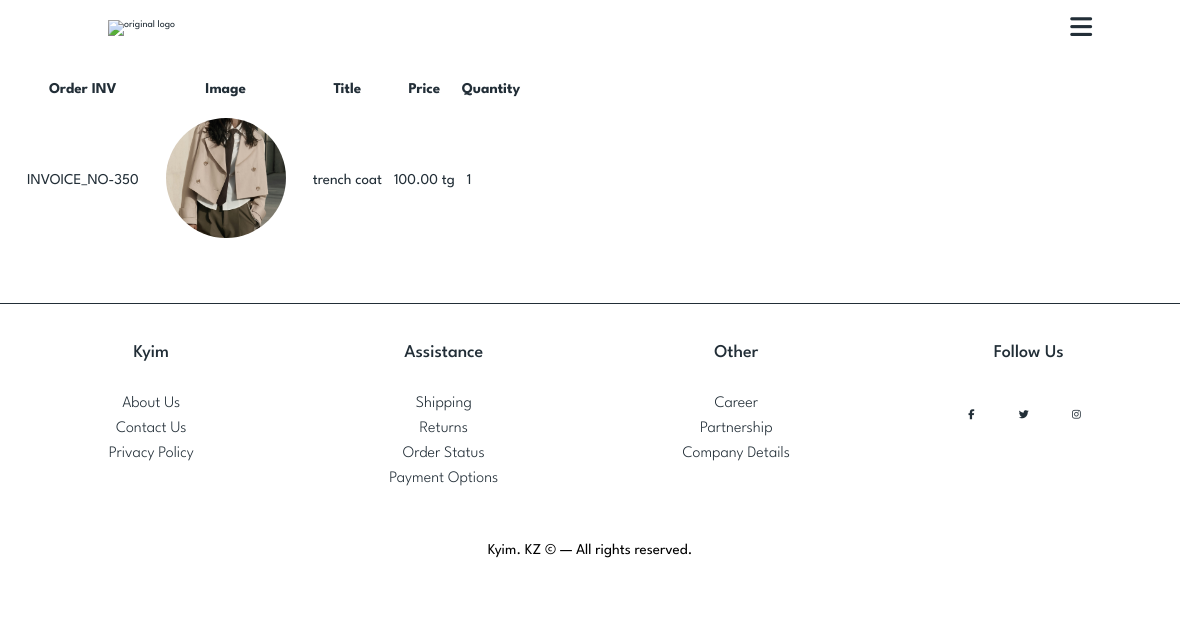
Page /dashboard/order/143/ (signed in) on the committed database.
### core/models.py (models this page shows, shortened)
class CartOrderItems(models.Model):
    order = models.ForeignKey(CartOrder, on_delete=models. CASCADE)
    invoice_no = models.CharField(max_length=200)
    product_status = models.CharField(max_length=200)
    item = models.CharField(max_length=200)
    image = models.ImageField(upload_to=user_directory_path)
    quantity = models.IntegerField(default=0)
    size = models.CharField(max_length=20, blank=True, null=True)
    price = models.DecimalField(max_digits=12, decimal_places=2, default="0.00")
    total = models.DecimalField(max_digits=12, decimal_places=2, default="0.00")
    class Meta:
        verbose_name_plural = "Cart Order Items"

### core/views.py (the view)
# urls.py: path('dashboard/order/<int:id>/', order_detail, name="order-detail"),
def order_detail(request, id):
    order = CartOrder.objects.get(user=request.user, id=id)
    order_items = CartOrderItems.objects.filter(order=order)
    context = {
        "order_items": order_items,
    }
    return render(request, 'core/order-detail.html', context)

### core/context_processor.py (called while the page is built)
def default(request):
    categories = Category.objects.all()
    vendors = Vendor.objects.all()
    min_to_max_price = Product.objects.aggregate(Min("price"), Max("price"))
    return {
        'categories': categories,
        'vendors': vendors,
        'min_to_max_price': min_to_max_price,
    }

### templates/core/order-detail.html (shortened to what this page needs)
{% extends 'partials/base.html' %}
{% load static %}
{% block content %}
<!DOCTYPE html>
<html data-theme="light">
<head>
  <link rel="stylesheet" href="{% static 'assets/css/dashboard.css' %}">
</head>
<body>
      <div class="containerpkalvjn">
        <section class="mainalkdcfna">
            <div>
                <table>
                    <thead>
                      <tr>
                        <th class="country_name-cell">Order INV</th>
                        <th class="country_name-cell">Image</th>
                        <th class="country_name-cell">Title</th>
                        <th class="country_name-cell">Price</th>
                        <th class="country_name-cell">Quantity</th>
                    </thead>
                    <tbody>
                        {% for o in order_items %}
                        <tr class="firstRow">
                            <td class="country_name-cell">INVOICE_NO-{{o.id}}</td>
                            <td class="country_name-cell">
                              <img src="{{o.image}}" class="imgpic">
                            </td>
                            <td class="country_name-cell">{{o.item}}</td>
                            <td class="country_name-cell">{{o.price}} tg</td>
                            <td class="country_name-cell">{{o.quantity}}</td>
                        </tr>
                        {% endfor %}
                    </tbody>
                </table>
            </div>
    {% endblock%}

### static/assets/css/base.css (style rules this page uses)
:root { --primary-font: "League Spartan", sans-serif; --hover-color: rgb(211, 211, 211); --grid-unit: 1rem; --border-radius-base: 0.5rem; }
[data-theme="light"] { --color-bg: #ffffff; --color-fg: #000000; --primary-color: #222e37; }
body { background-color: var(--color-bg); color: var(--color-fg); }
* { font-family: var(--primary-font); margin: 0; padding: 0; box-sizing: border-box; text-decoration: none; transition: .8s linear; }
html { font-size: 62.5%; }

### static/assets/css/dashboard.css (style rules this page uses)
:root { --primary-color: #222e37; --primary-font: "League Spartan", sans-serif; --background-header-navbar: #ffffff; --hover-color: rgb(211, 211, 211); }
[data-theme="light"] { --color-bg: #ffffff; --color-fg: #000000; --primary-color: #222e37; }
* { font-family: var(--primary-font); margin: 0; padding: 0; box-sizing: border-box; text-decoration: none; transition: .8s linear; }
.imgpic { width: 100%; width: 150px; height: 150px; padding: 15px; object-fit: cover; border-radius: 50%; }
table { margin: 20px; }
td, tr { padding: 5px; color: var(--primary-color); font-size: 1.5rem; }
td, a { color: var(--primary-color); }
.containerpkalvjn { margin: 80px 20px 20px 0; }

### rows in the picture
CartOrderItems: id "350", image (picture), item "trench coat", price "100.00", quantity "1"
